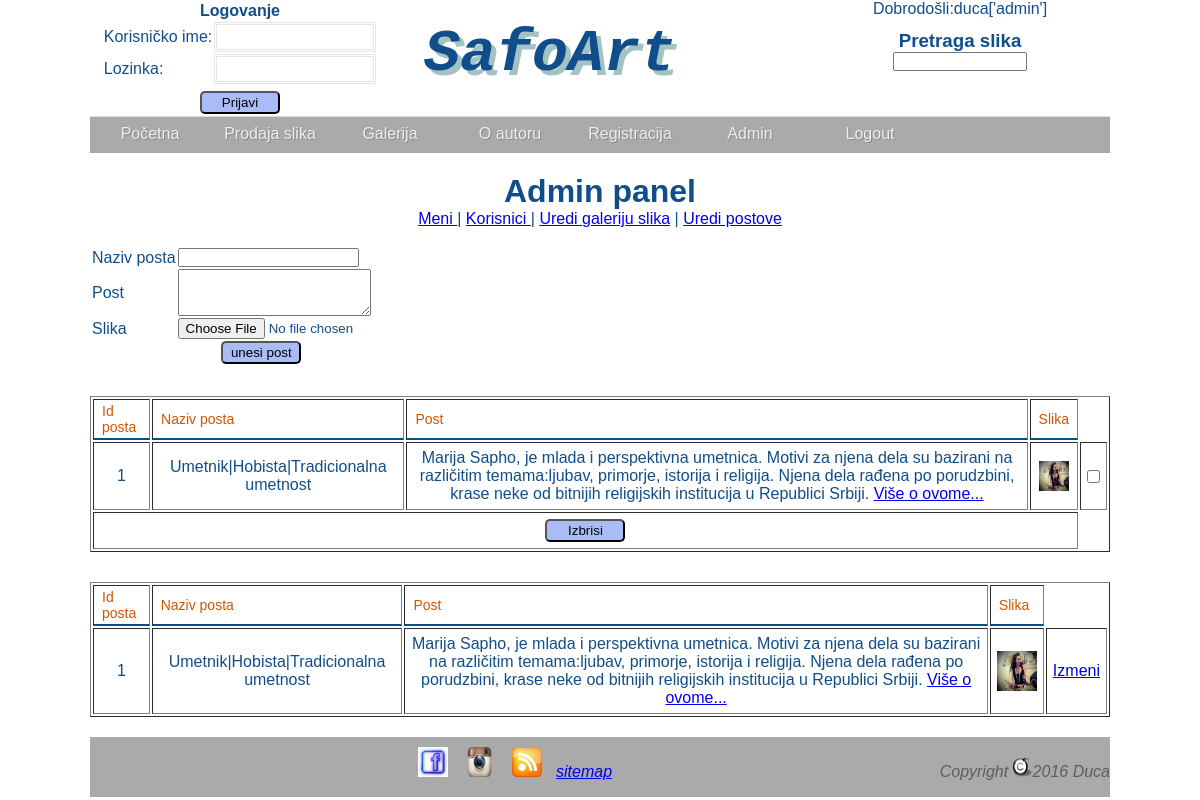
The app's page /net2ftp-1475092921/public_html/adminPost.php (signed in) with its own data.
### tables this page shows
CREATE TABLE IF NOT EXISTS `menu` (
  `idMenu` int(50) NOT NULL AUTO_INCREMENT,
  `ime` varchar(50) NOT NULL,
  `x` int(15) NOT NULL,
  `link` varchar(50) NOT NULL,
  `tezina` int(50) NOT NULL,
  `roditelj` int(50) NOT NULL,
  PRIMARY KEY (`idMenu`)
);

CREATE TABLE IF NOT EXISTS `post` (
  `id_post` int(11) NOT NULL AUTO_INCREMENT,
  `post` varchar(600) NOT NULL,
  `slika` varchar(100) NOT NULL,
  `nazivPosta` varchar(50) NOT NULL,
  PRIMARY KEY (`id_post`)
);

### net2ftp-1475092921/public_html/adminPost.php (the view, shortened to what this page needs)
	<?php
   if($_SESSION['nazivUloge']=='admin'){
   ?>
<!DOCTYPE html PUBLIC "-//W3C//DTD XHTML 1.0 Transitional//EN" "http://www.w3.org/TR/xhtml1/DTD/xhtml1-transitional.dtd">
<html xmlns="http://www.w3.org/1999/xhtml" xml:lang="en" lang="en">
<html>
    <head>
		 <link href="style.css" rel="stylesheet" type="text/css" />
		  <link rel="stylesheet" href="base.css" type="text/css" media="screen" charset="utf-8"/>
	</head>
    <body>
	 <div id="omot">
	       <div id="header"><?php include('header.php');?> </div>
		   <div class="nav">
           <?php include_once('menu.php'); ?>
		   </div>
		   <div id="sredina" style="margin:20px auto;text-align:center;">
	                     <h1>Admin panel</h1>
				  <a href="view_meni.php"> Meni </a>  |
		         <a href="korisnici.php"> Korisnici </a>  |
		   <a href="adminSlike.php">Uredi galeriju slika</a>      |
		  <a href="adminPost.php">Uredi postove</a>
    <br/><br/>
	<form action="<?php print $_SERVER['PHP_SELF'] ?>" method="POST" enctype="multipart/form-data">
        <?php
		echo "<table  style='text-align:center'>";
		echo "<tr><td align='left'>Naziv posta</td>
		           <td align='left'><input type='text' name='tbNazivPosta'></td></tr>
		      <tr> <td align='left'>Post</td>
				   <td align='left'><textarea rows='3' cols='22' name='txtPost' ></textarea></td></tr>
			  <tr>  <td align='left'>Slika</td>
				   <td><input type='file' name='fSlika'  /></td>
			</tr>";
	echo "<tr><td colspan='2' align='center'><input type='submit' value='unesi post' class='dugme' name='unesiPost'></td></tr>";
		echo "</table>";
        ?>
		</form>
		<?php
		include('konn.php');
	$upit = "SELECT *
	FROM post ORDER BY id_post";
	$rez = mysqli_query($conn,$upit);
	if(mysqli_num_rows($rez) == 0)
	{
		echo "Trenutno nema zapisa u bazi !";
	}
	else
	{
		?>
		<form method="post" action="<?php echo $_SERVER['php_self'];?>">
			<table border='1'style="margin:auto;margin:30px auto;" class="brisKor">
				<tr>
				   <th>Id posta</th>
				     <th>Naziv posta</th>
					<th>Post</th>
					<th>Slika</th>
				</tr>
		<?php
		while($r = mysqli_fetch_array($rez))
		{
echo "<tr>
          <td>".$r['id_post']."</td>
		<td>".$r['nazivPosta']."</td>
		<td>".$r['post']."</td>
		<td><img src=".$r['slika']." width=30px height=30px/></td>
		<td><input type='checkbox' name='brisanje[]' value='".$r['id_post']."'></td>
	  </tr>";
		}
echo "<tr>
		<td colspan='4' align ='center'>
			<input type='submit' name='btnBrisi' value='Izbrisi'class='dugme'/>
		</td>
	  </tr>
	 </table>
	</form>";
	}
?>
   <form method="post" action="<?php echo $_SERVER['php_self'];?>">
	<table border='1' class='brisKor' style="margin:20px auto ">
		<tr>
				   <th>Id posta</th>
				     <th>Naziv posta</th>
					<th>Post</th>
					<th>Slika</th>
		</tr>
<?php
include('konn.php');
	$upit = "SELECT *
	FROM post ORDER BY id_post";
	$run=mysqli_query($conn,$upit)or die("greska".mysqli_error());
	while($red=mysqli_fetch_array($run)){
	$id=$red['id_post'];
	$ime=$red['nazivPosta'];
	$post=$red['post'];
	$slika=$red['slika'];
?>
		<tr>
		<td><?php echo $id?></td>
		<td><?php echo $ime?></td>
		<td><?php echo $post?></td>
		<td><img src="<?php echo "./".$slika ?>"width=40px height=40px/></td>
		<td><a href="izmena_posta.php?edit=<?php echo $id;?>">Izmeni</a></td>
		</tr>
<?php }
?>
	</table>
		   </div>
		   <div id="footer"><?php include('footer.php');?></div>
	 </div>
	</body>
</html>
<?php }
   else{
	   header('Location:index.php');
   }
 ?>

### net2ftp-1475092921/public_html/menu.php (shortened to what this page needs)
 <?php
  include('konn.php');
$upit="SELECT * FROM menu WHERE roditelj=0 ORDER BY idMenu ASC";
$rezultat=mysqli_query($conn,$upit);
 echo '<ul id="menu" class="menu">';
 while($red=mysqli_fetch_array($rezultat)){
	 echo"<li><a href='".$red['link']."' >".$red['ime']."</a>";
     Podmeni($red['idMenu'],$conn);
	 echo"</li>";
 }
 if(isset($_SESSION['idUloge']))
			{
			?>
			<a href="logout.php">Logout</a>
			<?php }
 echo "</ul>";
  function Podmeni($roditelj,$conn)
		{
			$upit1="SELECT * FROM menu WHERE roditelj=$roditelj ORDER BY idMenu ASC";
			$rezultat=mysqli_query($conn,$upit1);
			$vratila_podmeni=mysqli_num_rows($rezultat);
			if($vratila_podmeni>0)
			{
				while($red=mysqli_fetch_array($rezultat))
				{
					Podmeni($red['idMenu'],$conn);
				}
			}
		}
	?>

### net2ftp-1475092921/public_html/style.css (style rules this page uses)
* { padding:0px; margin:0px; outline:0 }
body { font-family: Arial,Helvetica,sans-serif; background-repeat:no-repeat; background-attachment:fixed; color:#104E8B; / }
#omot { width:1020px; margin:0 auto; }
#header { width:1020px;border-bottom:1px solid #E0D8E0;background-color:#FFFFFF;display:block; }
.nav { width:1020px;height:36px; background:#aaa; color:#fff; text-shadow:1px 1px #888; z-index:1000;margin:auto; }
#menu { width:1020px;margin:auto;text-align:center; }
.menu a { float:left; color:#eee; text-decoration:none; width:120px; height:28px; padding-top:8px }
.menu { list-style:none; font:16px Arial,Verdana; text-align:center; width:600px; margin:0 auto }
.menu li { position:relative; float:left; width:120px; z-index:1000 }
#sredina { width:1020px; background-color:#FFFFFF; display:block; margin:auto; }
#footer { height:60px;width:1020px;background:#aaa;text-align:center;display:block; }
.dugme { width:80px; padding:2px; background-color:#A9BCF5; border-radius: 5px; -moz-border-radius: 5px; }

### net2ftp-1475092921/public_html/base.css (style rules this page uses)
.brisKor th { border-bottom: 2px solid #015287; color: #D15600; font-size: 14px; font-weight: normal; text-align: left; padding: 3px 8px; }
.brisKor td { padding: 6px; }

### records on screen
menu: ime "Početna"
menu: ime "Prodaja slika"
menu: ime "Galerija"
menu: ime "O autoru"
menu: ime "Registracija"
menu: ime "Admin"
post: id_post "1", nazivPosta "Umetnik|Hobista|Tradicionalna umetnost", post "Marija Sapho, je mlada i perspektivna umetnica. Motivi za njena dela su bazirani na različitim temama:ljubav, primorje, istorija i religija. Njena dela rađena po porudzbini, krase neke od bitnijih religijskih institucija u Republici Srbiji. Više o ovome...", slika (picture)

### other values on screen
$_SESSION['username'] "duca"
$_SESSION['nazivUloge'] "admin"
